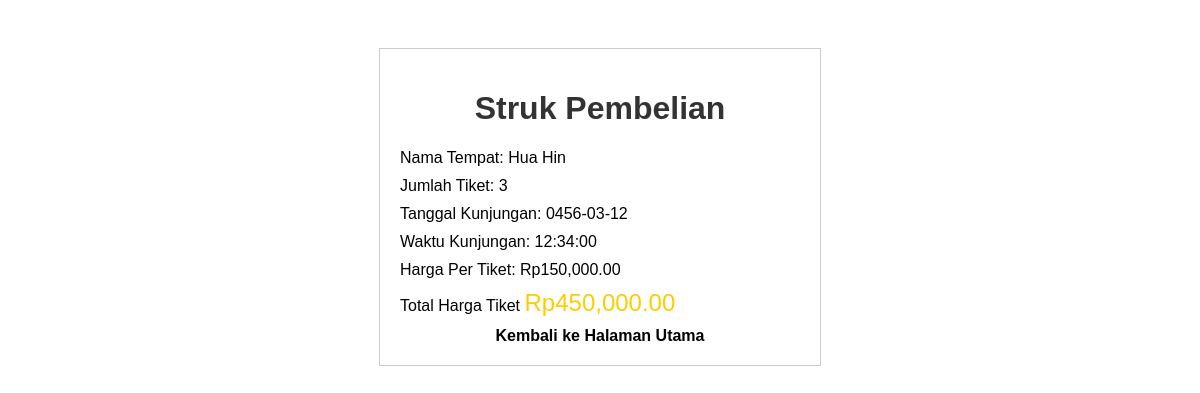
Screenshot of /hasil.php?id_tempat=54 with the database file from the repository.
### tables this page shows
CREATE TABLE `tiket` (
  `id_tempat` int(11) NOT NULL,
  `nama_tempat` text NOT NULL,
  `jumlah_tiket` int(11) NOT NULL,
  `tanggal_kunjungan` date NOT NULL,
  `waktu_kunjungan` time DEFAULT NULL,
  `gambar` varchar(255) NOT NULL
);

### hasil.php (the view, shortened to what this page needs)
<?php
require 'koneksi.php';
?>
<!DOCTYPE html>
<html lang="en">
<head>
</head>
<body>
<?php
if (isset($_GET['id_tempat'])) {
    $id = $_GET['id_tempat'];
    $hargaPerTiket = 150000;
    $query = "SELECT * FROM tiket WHERE id_tempat = $id";
    $result = mysqli_query($conn, $query);
    if ($result && mysqli_num_rows($result) > 0) {
        $row = mysqli_fetch_assoc($result);
        $jumlahTiket = $row['jumlah_tiket'];
        $totalHargaTiket = $hargaPerTiket * $jumlahTiket;
        echo "<div class='struk'>";
        echo "<h1>Struk Pembelian</h1>";
        echo "<p>Nama Tempat: " . $row['nama_tempat'] . "</p>";
        echo "<p>Jumlah Tiket: " . $row['jumlah_tiket'] . "</p>";
        echo "<p>Tanggal Kunjungan: " . $row['tanggal_kunjungan'] . "</p>";
        echo "<p>Waktu Kunjungan: " . $row['waktu_kunjungan'] . "</p>";
        echo "<p>Harga Per Tiket: Rp" . number_format($hargaPerTiket, 2) . "</p>";
        echo "<p>Total Harga Tiket <span class='total-amount'>Rp" . number_format($totalHargaTiket, 2) . "</span></p>";
        echo "<a href='home.html'>Kembali ke Halaman Utama</a>";
        echo "</div>";
    } else {
        echo "Data tidak ditemukan.";
    }
} else {
    echo "ID Transaksi tidak ditemukan.";
}
?>
</body>
</html>

### hasil.php (style rules this page uses)
body { font-family: Arial, sans-serif; background-color: #fff; text-align: center; padding: 20px; }
h1 { color: #333; }
.struk { background-color: #fff; border: 1px solid #ccc; padding: 20px; margin: 20px auto; max-width: 400px; }
.struk p { font-size: 16px; margin: 10px 0; text-align: left; }
.struk .total-amount { font-size: 24px; color: #ffcc00; text-align: right; }
a { color: black; text-decoration: none; font-weight: bold; }

### rows the page displays
tiket: nama_tempat "Hua Hin", jumlah_tiket "3", tanggal_kunjungan "0456-03-12", waktu_kunjungan "12:34:00", jumlah_tiket "450,000.00"

### other values shown
$hargaPerTiket "150,000.00"
